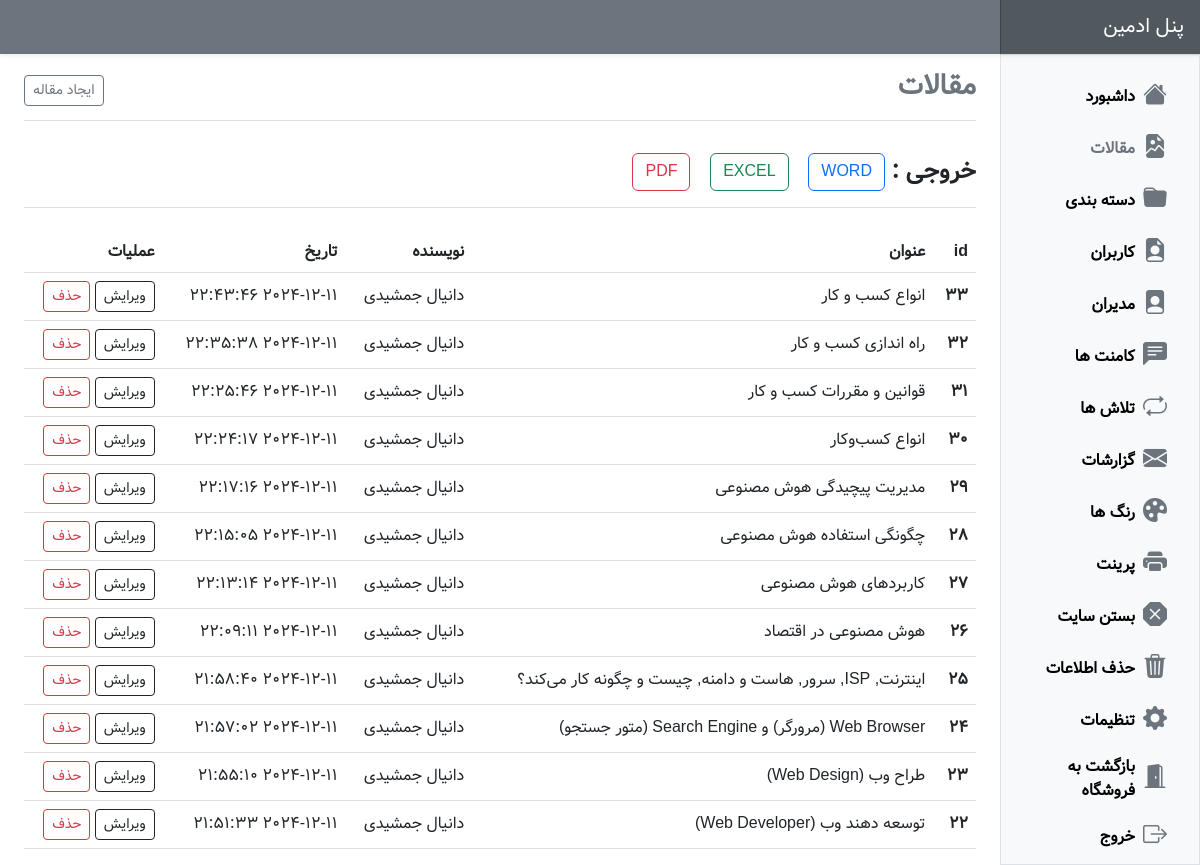
/admin-panel/pages/posts/index.php (signed in), run on the app's committed database.
### tables this page shows
CREATE TABLE `posts` (
  `id` int(11) NOT NULL,
  `title` varchar(255) NOT NULL,
  `body` text NOT NULL,
  `category_id` int(11) NOT NULL,
  `author` varchar(255) NOT NULL,
  `image` varchar(255) NOT NULL,
  `count` varchar(255) NOT NULL DEFAULT 'count',
  `time` datetime NOT NULL DEFAULT current_timestamp()
);

### admin-panel/include/db.php (called while the page is built, shortened)
<?php
try {
    if (isset($_SESSION["warning"])) {
        $warning = "text-warning";
    } else if (isset($_SESSION["danger"])) {
        $danger = "text-danger";
    } else if (isset($_SESSION["primary"])) {
        $primary = "text-primary";
    } else if (isset($_SESSION["success"])) {
        $success = "text-success";
    } else {
        $secondary = "text-secondary";
    }
    if (isset($_SESSION["warning"])) {
        $btn_warning = "btn-outline-warning";
    } else if (isset($_SESSION["danger"])) {
        $btn_danger = "btn-outline-danger";
    } else if (isset($_SESSION["primary"])) {
        $btn_primary = "btn-outline-primary";
    } else if (isset($_SESSION["success"])) {
        $btn_success = "btn-outline-success";
    } else {
        $btn_secondary = "btn-outline-secondary";
    }
} catch (PDOException $e) {
    $e->getMessage();
    die;
}

### admin-panel/pages/posts/index.php (the view, shortened to what this page needs)
<?php
include "../../include/layout/header.php";
try {
    $posts = $db->query("SELECT * FROM posts ORDER BY id DESC");
} catch (Exception $e) {
    $e->getMessage();
    die;
}
?>
<div class="container-fluid">
    <div class="row">
        <?php
        include "../../include/layout/sidebar.php"
        ?>
        <main class="col-md-9 ms-sm-auto col-lg-10 px-md-4">
            <div class="d-flex justify-content-between flex-wrap flex-md-nowrap align-items-center pt-3 pb-2 mb-3 border-bottom">
                <h1 class="fs-3 fw-bold <?= $secondary ?> <?= $warning ?> <?= $danger ?> <?= $primary ?> <?= $success ?>">مقالات</h1>
                <div class="btn-toolbar  mb-2 mb-md-0">
                    <a href="./create.php" class="btn btn-sm <?= $btn_secondary ?> <?= $btn_warning ?> <?= $btn_danger ?> <?= $btn_primary ?> <?= $btn_success ?>">
                        ایجاد مقاله
                    </a>
                </div>
            </div>
            <form action="../excel/posts.php" method="post">
                <div class="d-flex justify-content-between flex-wrap flex-md-nowrap align-items-center pt-3 pb-2 mb-3 border-bottom">
                    <h4 class="fw-bold"> خروجی : <a href="../word/posts.php" class="btn btn-outline-primary"> WORD </a> &nbsp; <button name="ex_posts" class="btn btn-outline-success"> EXCEL </button> &nbsp; <a onclick="window.print();" class="btn btn-outline-danger"> PDF </a> </h4>
                </div>
            </form>
            <div class="mt-4">
                <?php if ($posts->rowCount() > 0) : ?>
                    <div class="table-responsive small">
                        <table class="table table-hover align-middle">
                            <thead>
                                <tr>
                                    <th>id</th>
                                    <th>عنوان</th>
                                    <th>نویسنده</th>
                                    <th> تاریخ </th>
                                    <th>عملیات</th>
                                </tr>
                            </thead>
                            <tbody>
                                <?php foreach ($posts as $post) : ?>
                                    <tr>
                                        <th><?= $post['id'] ?></th>
                                        <td><?= $post['title'] ?></td>
                                        <td><?= $post['author'] ?></td>
                                        <td><?= $post['time'] ?></td>
                                        <td>
                                            <a href="./edit.php?id=<?= $post['id'] ?>" class="btn btn-sm btn-outline-dark">ویرایش</a>
                                            <a href="index.php?action=delete&id=<?= $post['id'] ?>" class="btn btn-sm btn-outline-danger">حذف</a>
                                        </td>
                                    </tr>
                                <?php endforeach ?>
                            </tbody>
                        </table>
                    </div>
                <?php endif ?>
            </div>
        </main>
    </div>
</div>
<?php
include "../../include/layout/footer.php"
?>

### admin-panel/assets/css/style.css (style rules this page uses)
body { font-family: "Vazir", sans-serif; }
td, th { font-size: 1rem; }

### data on the page
posts: id "33", title "انواع کسب و کار", author "دانیال جمشیدی", time "2024-12-11 22:43:46"
posts: id "32", title "راه اندازی کسب و کار", author "دانیال جمشیدی", time "2024-12-11 22:35:38"
posts: id "31", title "قوانین و مقررات کسب و کار", author "دانیال جمشیدی", time "2024-12-11 22:25:46"
posts: id "30", title "انواع کسب‌وکار", author "دانیال جمشیدی", time "2024-12-11 22:24:17"
posts: id "29", title "مدیریت پیچیدگی هوش مصنوعی", author "دانیال جمشیدی", time "2024-12-11 22:17:16"
posts: id "28", title "چگونگی استفاده هوش مصنوعی", author "دانیال جمشیدی", time "2024-12-11 22:15:05"
posts: id "27", title "کاربردهای هوش مصنوعی", author "دانیال جمشیدی", time "2024-12-11 22:13:14"
posts: id "26", title "هوش مصنوعی در اقتصاد", author "دانیال جمشیدی", time "2024-12-11 22:09:11"
posts: id "25", title "اینترنت, ISP, سرور, هاست و دامنه, چیست و چگونه کار می‌کند؟", author "دانیال جمشیدی", time "2024-12-11 21:58:40"
posts: id "24", title "Web Browser (مرورگر) و Search Engine (متور جستجو)", author "دانیال جمشیدی", time "2024-12-11 21:57:02"
posts: id "23", title "طراح وب (Web Design)", author "دانیال جمشیدی", time "2024-12-11 21:55:10"
posts: id "22", title "توسعه دهند وب (Web Developer)", author "دانیال جمشیدی", time "2024-12-11 21:51:33"
